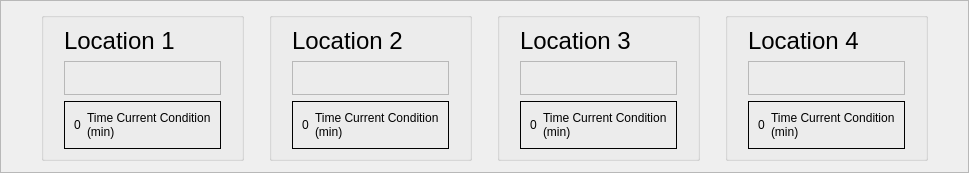
         <widget class="QFrame" name="frame_2">
          <property name="frameShape">
           <enum>QFrame::StyledPanel</enum>
          </property>
          <property name="frameShadow">
           <enum>QFrame::Raised</enum>
          </property>
          <layout class="QGridLayout" name="gridLayout_2">
           <property name="leftMargin">
            <number>40</number>
           </property>
           <property name="rightMargin">
            <number>40</number>
           </property>
           <property name="horizontalSpacing">
            <number>25</number>
           </property>
           <item row="0" column="0">
            <widget class="QGroupBox" name="groupBox1">
             <property name="sizePolicy">
              <sizepolicy hsizetype="Expanding" vsizetype="Expanding">
               <horstretch>0</horstretch>
               <verstretch>0</verstretch>
              </sizepolicy>
             </property>
             <property name="title">
              <string/>
             </property>
             <layout class="QGridLayout" name="gridLayout_3">
              <property name="leftMargin">
               <number>20</number>
              </property>
              <property name="rightMargin">
               <number>20</number>
              </property>
              <item row="0" column="0">
               <widget class="QLabel" name="L1label">
                <property name="maximumSize">
                 <size>
                  <width>16777215</width>
                  <height>40</height>
                 </size>
                </property>
                <property name="font">
                 <font>
                  <family>Arial</family>
                  <pointsize>18</pointsize>
                  <weight>50</weight>
                  <italic>false</italic>
                  <bold>false</bold>
                 </font>
                </property>
                <property name="styleSheet">
                 <string notr="true">font: 18pt &quot;Arial&quot;;</string>
                </property>
                <property name="text">
                 <string>Location 1</string>
                </property>
               </widget>
              </item>
              <item row="1" column="0">
               <widget class="QFrame" name="L1_frame">
                <property name="frameShape">
                 <enum>QFrame::StyledPanel</enum>
                </property>
                <property name="frameShadow">
                 <enum>QFrame::Plain</enum>
                </property>
                <property name="lineWidth">
                 <number>4</number>
                </property>
                <layout class="QVBoxLayout" name="verticalLayout_6">
                 <item>
                  <widget class="QLabel" name="L1_image_label">
                   <property name="maximumSize">
                    <size>
                     <width>137</width>
                     <height>153</height>
                    </size>
                   </property>
                   <property name="text">
                    <string/>
                   </property>
                   <property name="scaledContents">
                    <bool>true</bool>
                   </property>
                  </widget>
                 </item>
                </layout>
               </widget>
              </item>
              <item row="2" column="0">
               <widget class="QFrame" name="L1_time_frame">
                <property name="sizePolicy">
                 <sizepolicy hsizetype="Expanding" vsizetype="Expanding">
                  <horstretch>0</horstretch>
                  <verstretch>0</verstretch>
                 </sizepolicy>
                </property>
                <property name="maximumSize">
                 <size>
                  <width>16777215</width>
                  <height>60</height>
                 </size>
                </property>
                <property name="frameShape">
                 <enum>QFrame::Box</enum>
                </property>
                <property name="frameShadow">
                 <enum>QFrame::Plain</enum>
                </property>
                <layout class="QHBoxLayout" name="horizontalLayout_4">
                 <item>
                  <widget class="QLabel" name="L1_time_input_label">
                   <property name="styleSheet">
                    <string notr="true">font: 12pt &quot;Arial&quot;;</string>
                   </property>
                   <property name="frameShadow">
                    <enum>QFrame::Sunken</enum>
                   </property>
                   <property name="text">
                    <string>0</string>
                   </property>
                  </widget>
                 </item>
                 <item>
                  <widget class="QLabel" name="L1_time_desc_label">
                   <property name="font">
                    <font>
                     <weight>9</weight>
                     <italic>false</italic>
                     <bold>false</bold>
                    </font>
                   </property>
                   <property name="text">
                    <string>Time Current Condition (min)</string>
                   </property>
                   <property name="wordWrap">
                    <bool>true</bool>
                   </property>
                  </widget>
                 </item>
                </layout>
               </widget>
              </item>
             </layout>
            </widget>
           </item>
           <item row="0" column="2">
            <widget class="QGroupBox" name="groupBox3">
             <property name="sizePolicy">
              <sizepolicy hsizetype="Expanding" vsizetype="Expanding">
               <horstretch>0</horstretch>
               <verstretch>0</verstretch>
              </sizepolicy>
             </property>
             <property name="title">
              <string/>
             </property>
             <layout class="QGridLayout" name="gridLayout_5">
              <property name="leftMargin">
               <number>20</number>
              </property>
              <property name="rightMargin">
               <number>20</number>
              </property>
              <item row="1" column="0">
               <widget class="QFrame" name="L3_frame">
                <property name="frameShape">
                 <enum>QFrame::StyledPanel</enum>
                </property>
                <property name="frameShadow">
                 <enum>QFrame::Plain</enum>
                </property>
                <property name="lineWidth">
                 <number>3</number>
                </property>
                <layout class="QVBoxLayout" name="verticalLayout_3">
                 <item>
                  <widget class="QLabel" name="L3_image_label">
                   <property name="maximumSize">
                    <size>
                     <width>137</width>
                     <height>153</height>
                    </size>
                   </property>
                   <property name="text">
                    <string/>
                   </property>
                   <property name="scaledContents">
                    <bool>true</bool>
                   </property>
                  </widget>
                 </item>
                </layout>
               </widget>
              </item>
              <item row="2" column="0">
               <widget class="QFrame" name="L3_time_frame">
                <property name="sizePolicy">
                 <sizepolicy hsizetype="Expanding" vsizetype="Expanding">
                  <horstretch>0</horstretch>
                  <verstretch>0</verstretch>
                 </sizepolicy>
                </property>
                <property name="maximumSize">
                 <size>
                  <width>16777215</width>
                  <height>60</height>
                 </size>
                </property>
                <property name="frameShape">
                 <enum>QFrame::Box</enum>
                </property>
                <property name="frameShadow">
                 <enum>QFrame::Plain</enum>
                </property>
                <layout class="QHBoxLayout" name="horizontalLayout">
                 <item>
                  <widget class="QLabel" name="L3_time_input_label">
                   <property name="styleSheet">
                    <string notr="true">font: 12pt &quot;Arial&quot;;</string>
                   </property>
                   <property name="frameShadow">
                    <enum>QFrame::Sunken</enum>
                   </property>
                   <property name="text">
                    <string>0</string>
                   </property>
                  </widget>
                 </item>
                 <item>
                  <widget class="QLabel" name="L3_time_desc_label">
                   <property name="font">
                    <font>
                     <weight>9</weight>
                     <italic>false</italic>
                     <bold>false</bold>
                    </font>
                   </property>
                   <property name="text">
                    <string>Time Current Condition (min)</string>
                   </property>
                   <property name="wordWrap">
                    <bool>true</bool>
                   </property>
                  </widget>
                 </item>
                </layout>
               </widget>
              </item>
              <item row="0" column="0">
               <widget class="QLabel" name="L3label">
                <property name="minimumSize">
                 <size>
                  <width>0</width>
                  <height>0</height>
                 </size>
                </property>
                <property name="maximumSize">
                 <size>
                  <width>16777215</width>
                  <height>40</height>
                 </size>
                </property>
                <property name="font">
                 <font>
                  <family>Arial</family>
                  <pointsize>18</pointsize>
                  <weight>50</weight>
                  <italic>false</italic>
                  <bold>false</bold>
                 </font>
                </property>
                <property name="styleSheet">
                 <string notr="true">font: 18pt &quot;Arial&quot;;</string>
                </property>
                <property name="text">
                 <string>Location 3</string>
                </property>
               </widget>
              </item>
             </layout>
            </widget>
           </item>
           <item row="0" column="1">
            <widget class="QGroupBox" name="groupBox2">
             <property name="sizePolicy">
              <sizepolicy hsizetype="Expanding" vsizetype="Expanding">
               <horstretch>0</horstretch>
               <verstretch>0</verstretch>
              </sizepolicy>
             </property>
             <property name="minimumSize">
              <size>
               <width>170</width>
               <height>0</height>
              </size>
             </property>
             <property name="maximumSize">
              <size>
               <width>16777215</width>
               <height>16777215</height>
              </size>
             </property>
             <property name="title">
              <string/>
             </property>
             <layout class="QGridLayout" name="gridLayout_4">
              <property name="leftMargin">
               <number>20</number>
              </property>
              <property name="rightMargin">
               <number>20</number>
              </property>
              <item row="0" column="0">
               <widget class="QLabel" name="L2label">
                <property name="maximumSize">
                 <size>
                  <width>16777215</width>
                  <height>40</height>
                 </size>
                </property>
                <property name="font">
                 <font>
                  <family>Arial</family>
                  <pointsize>18</pointsize>
                  <weight>50</weight>
                  <italic>false</italic>
                  <bold>false</bold>
                 </font>
                </property>
                <property name="styleSheet">
                 <string notr="true">font: 18pt &quot;Arial&quot;;</string>
                </property>
                <property name="text">
                 <string>Location 2</string>
                </property>
               </widget>
              </item>
              <item row="1" column="0">
               <widget class="QFrame" name="L2_frame">
                <property name="frameShape">
                 <enum>QFrame::StyledPanel</enum>
                </property>
                <property name="frameShadow">
                 <enum>QFrame::Plain</enum>
                </property>
                <property name="lineWidth">
                 <number>3</number>
                </property>
                <layout class="QVBoxLayout" name="verticalLayout_5">
                 <item>
                  <widget class="QLabel" name="L2_image_label">
                   <property name="maximumSize">
                    <size>
                     <width>137</width>
                     <height>153</height>
                    </size>
                   </property>
                   <property name="text">
                    <string/>
                   </property>
                   <property name="scaledContents">
                    <bool>true</bool>
                   </property>
                  </widget>
                 </item>
                </layout>
               </widget>
              </item>
              <item row="2" column="0">
               <widget class="QFrame" name="L2_time_frame">
                <property name="sizePolicy">
                 <sizepolicy hsizetype="Expanding" vsizetype="Expanding">
                  <horstretch>0</horstretch>
                  <verstretch>0</verstretch>
                 </sizepolicy>
                </property>
                <property name="maximumSize">
                 <size>
                  <width>16777215</width>
                  <height>60</height>
                 </size>
                </property>
                <property name="frameShape">
                 <enum>QFrame::Box</enum>
                </property>
                <property name="frameShadow">
                 <enum>QFrame::Plain</enum>
                </property>
                <layout class="QHBoxLayout" name="horizontalLayout_3">
                 <item>
                  <widget class="QLabel" name="L2_time_input_label">
                   <property name="styleSheet">
                    <string notr="true">font: 12pt &quot;Arial&quot;;</string>
                   </property>
                   <property name="frameShadow">
                    <enum>QFrame::Sunken</enum>
                   </property>
                   <property name="text">
                    <string>0</string>
                   </property>
                  </widget>
                 </item>
                 <item>
                  <widget class="QLabel" name="L2_time_desc_label">
                   <property name="font">
                    <font>
                     <weight>9</weight>
                     <italic>false</italic>
                     <bold>false</bold>
                    </font>
                   </property>
                   <property name="text">
                    <string>Time Current Condition (min)</string>
                   </property>
                   <property name="wordWrap">
                    <bool>true</bool>
                   </property>
                  </widget>
                 </item>
                </layout>
               </widget>
              </item>
             </layout>
            </widget>
           </item>
           <item row="0" column="3">
            <widget class="QGroupBox" name="groupBox4">
             <property name="sizePolicy">
              <sizepolicy hsizetype="Expanding" vsizetype="Expanding">
               <horstretch>0</horstretch>
               <verstretch>0</verstretch>
              </sizepolicy>
             </property>
             <property name="font">
              <font>
               <weight>9</weight>
               <italic>false</italic>
               <bold>false</bold>
              </font>
             </property>
             <property name="title">
              <string/>
             </property>
             <layout class="QGridLayout" name="gridLayout_6">
              <property name="leftMargin">
               <number>20</number>
              </property>
              <property name="rightMargin">
               <number>20</number>
              </property>
              <item row="0" column="0">
               <widget class="QLabel" name="L4label">
                <property name="maximumSize">
                 <size>
                  <width>16777215</width>
                  <height>40</height>
                 </size>
                </property>
                <property name="font">
                 <font>
                  <family>Arial</family>
                  <pointsize>18</pointsize>
                  <weight>50</weight>
                  <italic>false</italic>
                  <bold>false</bold>
                 </font>
                </property>
                <property name="styleSheet">
                 <string notr="true">font: 18pt &quot;Arial&quot;;</string>
                </property>
                <property name="text">
                 <string>Location 4</string>
                </property>
               </widget>
              </item>
              <item row="1" column="0">
               <widget class="QFrame" name="L4_frame">
                <property name="frameShape">
                 <enum>QFrame::StyledPanel</enum>
                </property>
                <property name="frameShadow">
                 <enum>QFrame::Plain</enum>
                </property>
                <property name="lineWidth">
                 <number>1</number>
                </property>
                <layout class="QVBoxLayout" name="verticalLayout_4">
                 <item>
                  <widget class="QLabel" name="L4_image_label">
                   <property name="maximumSize">
                    <size>
                     <width>137</width>
                     <height>153</height>
                    </size>
                   </property>
                   <property name="text">
                    <string/>
                   </property>
                   <property name="scaledContents">
                    <bool>true</bool>
                   </property>
                  </widget>
                 </item>
                </layout>
               </widget>
              </item>
              <item row="2" column="0">
               <widget class="QFrame" name="L4_time_frame_2">
                <property name="sizePolicy">
                 <sizepolicy hsizetype="Expanding" vsizetype="Expanding">
                  <horstretch>0</horstretch>
                  <verstretch>0</verstretch>
                 </sizepolicy>
                </property>
                <property name="maximumSize">
                 <size>
                  <width>16777215</width>
                  <height>60</height>
                 </size>
                </property>
                <property name="frameShape">
                 <enum>QFrame::Box</enum>
                </property>
                <property name="frameShadow">
                 <enum>QFrame::Plain</enum>
                </property>
                <layout class="QHBoxLayout" name="horizontalLayout_2">
                 <item>
                  <widget class="QLabel" name="L4_time_frame">
                   <property name="styleSheet">
                    <string notr="true">font: 12pt &quot;Arial&quot;;</string>
                   </property>
                   <property name="frameShadow">
                    <enum>QFrame::Sunken</enum>
                   </property>
                   <property name="text">
                    <string>0</string>
                   </property>
                  </widget>
                 </item>
                 <item>
                  <widget class="QLabel" name="L4_time_desc_label">
                   <property name="font">
                    <font>
                     <weight>9</weight>
                     <italic>false</italic>
                     <bold>false</bold>
                    </font>
                   </property>
                   <property name="text">
                    <string>Time Current Condition (min)</string>
                   </property>
                   <property name="wordWrap">
                    <bool>true</bool>
                   </property>
                  </widget>
                 </item>
                </layout>
               </widget>
              </item>
             </layout>
            </widget>
           </item>
          </layout>
         </widget>
